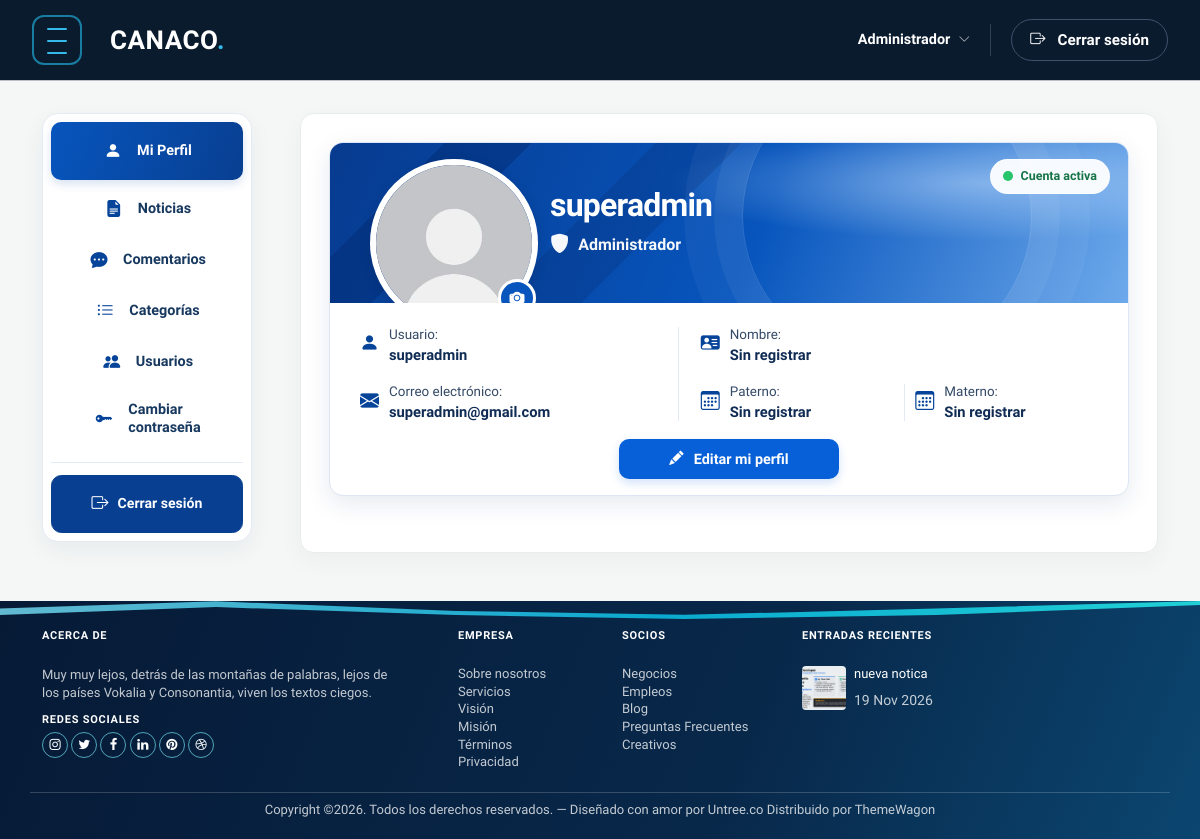
The app's page /perfil/ (signed in) with its own data.
### home/models.py (models this page shows, shortened)
class Perfil(models.Model):
    user = models.OneToOneField(User, on_delete=models.CASCADE)
    foto_perfil = models.ForeignKey('Archivo', null=True, blank=True, on_delete=models.SET_NULL)
    apellido_paterno = models.CharField(max_length=80, blank=True)
    apellido_materno = models.CharField(max_length=80, blank=True)

class Publicacion(models.Model):
    ESTADO_BORRADOR = 'borrador'
    ESTADO_PUBLICADO = 'publicado'
    ESTADOS = [
        (ESTADO_BORRADOR, 'Borrador'),
        (ESTADO_PUBLICADO, 'Publicado'),
    ]
    titulo = models.CharField(max_length=180)
    resumen = models.TextField()
    contenido = models.TextField()
    categoria = models.ForeignKey(Categoria, on_delete=models.SET_NULL, null=True, blank=True)
    autor = models.ForeignKey(User, on_delete=models.SET_NULL, null=True, blank=True)
    imagen_portada = models.ForeignKey(
        Archivo,
        on_delete=models.SET_NULL,
        null=True,
        blank=True,
        related_name='portadas'
    )
    estado = models.CharField(max_length=20, choices=ESTADOS, default=ESTADO_BORRADOR)
    visitas = models.PositiveIntegerField(default=0)
    createdat = models.DateTimeField(auto_now_add=True)
    updatedat = models.DateTimeField(auto_now=True)
    class Meta:
        managed = True
        db_table = 'publicacion'
        verbose_name_plural = 'Publicaciones'

class Archivo(models.Model):
    nombre = models.CharField(max_length=255)
    nombre_temporal = models.CharField(max_length=255)
    ruta = models.FileField(upload_to='uploads/')
    tipo = models.CharField(max_length=100, blank=True)
    tamano = models.PositiveIntegerField(default=0)
    fk_user = models.ForeignKey(User, on_delete=models.SET_NULL, null=True, blank=True)
    createdat = models.DateTimeField(auto_now_add=True)
    class Meta:
        managed = True
        db_table = 'archivo'
        verbose_name_plural = 'Archivos'
    @property
    def display_url(self):
        ruta = str(self.ruta)
        if ruta.startswith(('images/', 'css/', 'js/', 'fonts/', 'uploads/profile-default')):
            return f'/static/{ruta}'
        return self.ruta.url

### home/views.py (the view)
# urls.py: path("perfil/", views.perfil, name="perfil"),
@login_required
def perfil(request):
    perfil_usuario, _ = Perfil.objects.get_or_create(user=request.user)
    return render(request, 'home/perfil.html', {'perfil_usuario': perfil_usuario})

### home/context_processors.py (called while the page is built)
def global_categorias(request):
    return {
        'global_categorias': Categoria.objects.all().order_by('nombre'),
        'global_recientes': Publicacion.objects.filter(estado=Publicacion.ESTADO_PUBLICADO).order_by('-createdat')[:3]
    }

### home/templates/home/perfil.html (shortened to what this page needs)
{% extends 'partials/sidebar_base.html' %}
{% load static %}
{% block content %}
<div class="profile-page profile-page-showcase">
    <section class="profile-card profile-showcase" aria-label="Perfil de usuario">
        <header class="profile-banner">
            <div class="profile-avatar-wrap">
                {% if perfil_usuario.foto_perfil %}
                <img src="{{ perfil_usuario.foto_perfil.display_url }}"
                     alt="Foto de perfil de {{ request.user.username }}"
                     class="profile-photo">
                {% else %}
                <img src="{% static 'uploads/profile-default.jpg' %}"
                     alt="Foto de perfil predeterminada"
                     class="profile-photo">
                {% endif %}
                <a class="profile-avatar-edit"
                   href="{% url 'home:crud_perfil' %}"
                   aria-label="Cambiar foto de perfil">
                    <i class="bi bi-camera-fill" aria-hidden="true"></i>
                </a>
            </div>
            <div class="profile-identity">
                <h1>
                    {% if request.user.first_name %}
                    {{ request.user.first_name }}
                    {% else %}
                    {{ request.user.username }}
                    {% endif %}
                </h1>
                <p>
                    <i class="bi bi-shield-fill" aria-hidden="true"></i>
                    {% if request.user.is_superuser %}
                    Administrador
                    {% elif request.user.is_staff %}
                    Editor
                    {% else %}
                    Colaborador
                    {% endif %}
                </p>
            </div>
            <span class="profile-status">
                <span aria-hidden="true"></span>
                Cuenta activa
            </span>
        </header>
        <div class="profile-details">
            <div class="profile-details-column">
                <div class="profile-detail-item">
                    <i class="bi bi-person-fill" aria-hidden="true"></i>
                    <div>
                        <span>Usuario:</span>
                        <strong>{{ request.user.username }}</strong>
                    </div>
                </div>
                <div class="profile-detail-item">
                    <i class="bi bi-envelope-fill" aria-hidden="true"></i>
                    <div>
                        <span>Correo electrónico:</span>
                        <strong>{{ request.user.email|default:"Sin registrar" }}</strong>
                    </div>
                </div>
            </div>
            <div class="profile-details-column profile-details-column-secondary">
                <div class="profile-detail-item">
                    <i class="bi bi-person-vcard-fill" aria-hidden="true"></i>
                    <div>
                        <span>Nombre:</span>
                        <strong>{{ request.user.first_name|default:"Sin registrar" }}</strong>
                    </div>
                </div>
                <div class="profile-surnames">
                    <div class="profile-detail-item">
                        <i class="bi bi-calendar3" aria-hidden="true"></i>
                        <div>
                            <span>Paterno:</span>
                            <strong>{{ perfil_usuario.apellido_paterno|default:"Sin registrar" }}</strong>
                        </div>
                    </div>
                    <div class="profile-detail-item">
                        <i class="bi bi-calendar3" aria-hidden="true"></i>
                        <div>
                            <span>Materno:</span>
                            <strong>{{ perfil_usuario.apellido_materno|default:"Sin registrar" }}</strong>
                        </div>
                    </div>
                </div>
            </div>
        </div>
        <div class="profile-showcase-actions">
            <a href="{% url 'home:crud_perfil' %}" class="profile-edit-button">
                <i class="bi bi-pencil-fill" aria-hidden="true"></i>
                Editar mi perfil
            </a>
        </div>
    </section>
</div>
{% endblock content %}

### home/templates/partials/footer.html (shortened to what this page needs)
{% load static %}
<footer class="site-footer">
    <div class="container">
        <div class="row">
            <div class="col-lg-4">
                <div class="widget">
                    <h3 class="mb-4">Acerca de</h3>
                    <p>Muy muy lejos, detrás de las montañas de palabras, lejos de los países Vokalia y Consonantia, viven los textos ciegos.</p>
                </div>
                <div class="widget">
                    <h3>Redes Sociales</h3>
                    <ul class="list-unstyled social">
                        <li><a href="#"><span class="icon-instagram"></span></a></li>
                        <li><a href="#"><span class="icon-twitter"></span></a></li>
                        <li><a href="#"><span class="icon-facebook"></span></a></li>
                        <li><a href="#"><span class="icon-linkedin"></span></a></li>
                        <li><a href="#"><span class="icon-pinterest"></span></a></li>
                        <li><a href="#"><span class="icon-dribbble"></span></a></li>
                    </ul>
                </div>
            </div>
            <div class="col-lg-4 ps-lg-5">
                <div class="row g-2">
                    <div class="col-6">
                        <div class="widget">
                            <h3 class="mb-4">Empresa</h3>
                            <ul class="list-unstyled links">
                                <li><a href="#">Sobre nosotros</a></li>
                                <li><a href="#">Servicios</a></li>
                                <li><a href="#">Visión</a></li>
                                <li><a href="#">Misión</a></li>
                                <li><a href="#">Términos</a></li>
                                <li><a href="#">Privacidad</a></li>
                            </ul>
                        </div>
                    </div>
                    <div class="col-6">
                        <div class="widget">
                            <h3 class="mb-4">Socios</h3>
                            <ul class="list-unstyled links">
                                <li><a href="#">Negocios</a></li>
                                <li><a href="#">Empleos</a></li>
                                <li><a href="#">Blog</a></li>
                                <li><a href="#">Preguntas Frecuentes</a></li>
                                <li><a href="#">Creativos</a></li>
                            </ul>
                        </div>
                    </div>
                </div>
            </div>
            <div class="col-lg-4">
                <div class="widget">
                    <h3 class="mb-4">Entradas Recientes</h3>
                    <div class="post-entry-footer">
                        <ul>
                            {% for noticia in global_recientes %}
                            <li>
                                <a href="{% url 'home:noticia_detalle' noticia.id %}">
                                    {% if noticia.imagen_portada %}
                                        <img src="{{ noticia.imagen_portada.display_url }}" alt="{{ noticia.titulo }}" class="me-2 rounded" style="width: 44px; height: 44px; object-fit: cover;">
                                    {% else %}
                                        <img src="{% static 'images/img_1_sq.jpg' %}" alt="{{ noticia.titulo }}" class="me-2 rounded" style="width: 44px; height: 44px; object-fit: cover;">
                                    {% endif %}
                                    <div class="text">
                                        <h4>{{ noticia.titulo }}</h4>
                                        <div class="post-meta">
                                            <span class="mr-2">{{ noticia.createdat|date:"d M Y" }}</span>
                                        </div>
                                    </div>
                                </a>
                            </li>
                            {% empty %}
                            <li><span class="text-white-50">No hay noticias recientes.</span></li>
                            {% endfor %}
                        </ul>
                    </div>
                </div>
            </div>
        </div>
        <div class="row mt-5">
            <div class="col-12 text-center">
                <p>Copyright &copy;. Todos los derechos reservados. &mdash; Diseñado con amor por <a href="https://untree.co">Untree.co</a> Distribuido por <a href="https://themewagon.com">ThemeWagon</a>
                </p>
            </div>
        </div>
    </div>
</footer>

### home/templates/partials/sidebar_base.html (style rules this page uses)
:root { --primary-blue: #176b68; --hover-blue: #115653; --light-blue: #e7f2ef; --ink: #19333a; --muted: #718187; --surface: #f5f7f6; --bs-orange: #176b68; --bs-warning: #176b68; --bs-warning-rgb: 23, 107, 104; }
body { color: var(--ink); background: var(--surface); }
.site-footer { background: linear-gradient(112deg, #061a36 0%, #08284a 62%, #0b4670 100%) !important; }
a { color: var(--primary-blue); }
.posts-entry-title, h1, h2, h3, h4 { color: var(--ink) !important; }
.site-footer a, .site-footer p, .site-footer span, .site-footer .text-white-50 { color: rgba(255, 255, 255, .76) !important; }
.site-footer h3 { color: #ffffff !important; }

### records on screen
Perfil: apellido_paterno "Sin registrar", apellido_materno "Sin registrar"
Publicacion: imagen_portada.display_url (picture), titulo "nueva notica", createdat "19 Nov 2026"

### other values on screen
{{ request.user.username }} "superadmin"
{{ request.user.email|default:"Sin registrar" }} "superadmin@gmail.com"
{{ request.user.first_name|default:"Sin registrar" }} "Sin registrar"
